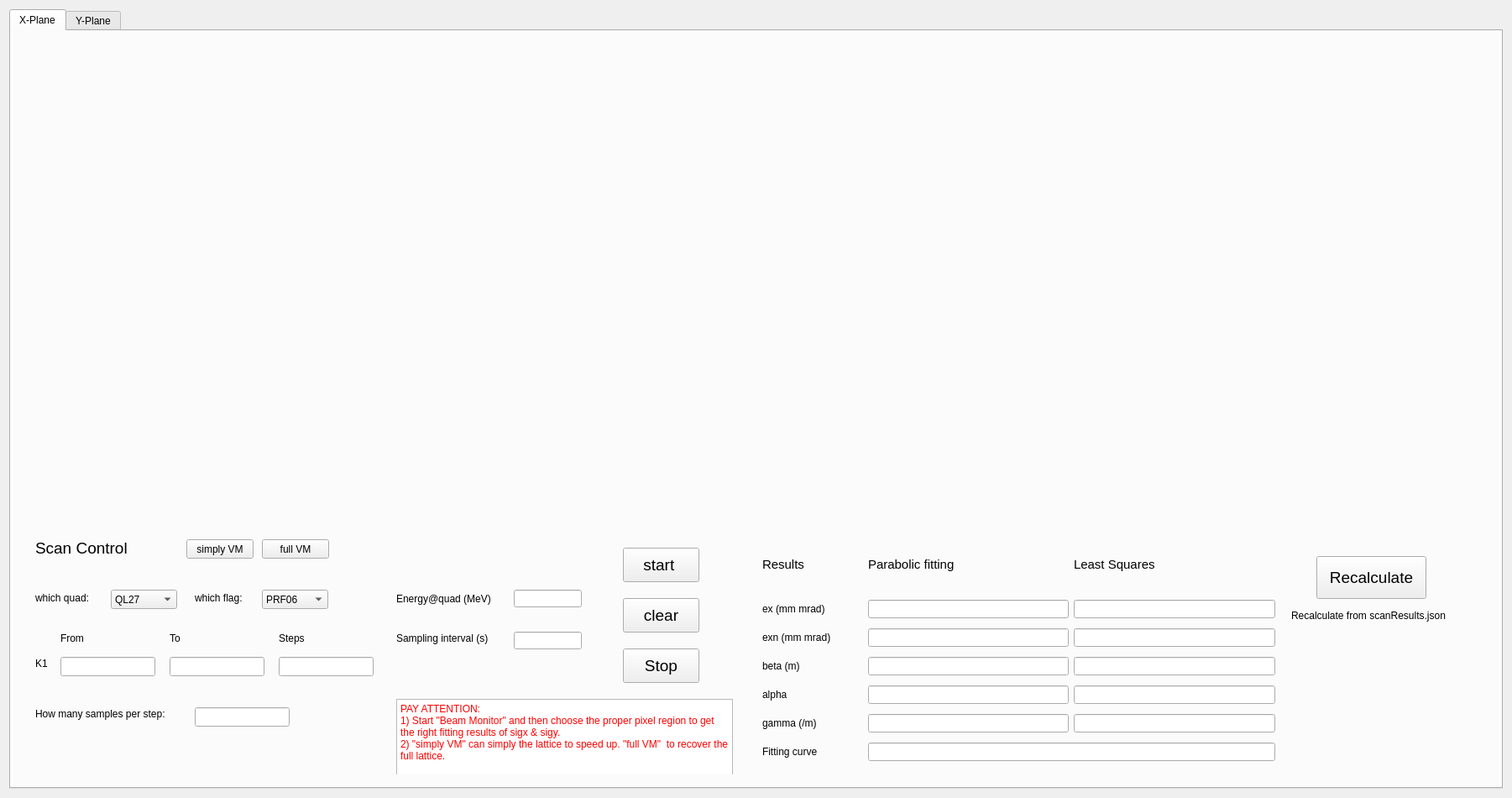
<?xml version="1.0" encoding="UTF-8"?>
<ui version="4.0">
 <class>Form</class>
 <widget class="QWidget" name="Form">
  <property name="geometry">
   <rect>
    <x>0</x>
    <y>0</y>
    <width>1801</width>
    <height>950</height>
   </rect>
  </property>
  <property name="windowTitle">
   <string>Emittance &amp; Twiss measurement</string>
  </property>
  <layout class="QVBoxLayout" name="verticalLayout">
   <item>
    <widget class="QTabWidget" name="tabWidget">
     <property name="currentIndex">
      <number>0</number>
     </property>
     <widget class="QWidget" name="X_Plane">
      <attribute name="title">
       <string>X-Plane</string>
      </attribute>
      <layout class="QGridLayout" name="gridLayout">
       <item row="0" column="0">
        <layout class="QGridLayout" name="gridLayout_2" rowstretch="2,1" columnstretch="2,2,0">
         <property name="rightMargin">
          <number>6</number>
         </property>
         <property name="bottomMargin">
          <number>6</number>
         </property>
         <item row="1" column="0">
          <widget class="QWidget" name="widget_4" native="true">
           <widget class="QLabel" name="label_12">
            <property name="geometry">
             <rect>
              <x>180</x>
              <y>120</y>
              <width>91</width>
              <height>16</height>
             </rect>
            </property>
            <property name="text">
             <string>To</string>
            </property>
           </widget>
           <widget class="QLabel" name="label_20">
            <property name="geometry">
             <rect>
              <x>20</x>
              <y>150</y>
              <width>41</width>
              <height>16</height>
             </rect>
            </property>
            <property name="text">
             <string>K1</string>
            </property>
           </widget>
           <widget class="QLabel" name="label_10">
            <property name="geometry">
             <rect>
              <x>20</x>
              <y>70</y>
              <width>91</width>
              <height>20</height>
             </rect>
            </property>
            <property name="text">
             <string>which quad:</string>
            </property>
           </widget>
           <widget class="QLabel" name="label_14">
            <property name="geometry">
             <rect>
              <x>20</x>
              <y>210</y>
              <width>191</width>
              <height>16</height>
             </rect>
            </property>
            <property name="text">
             <string>How many samples per step:</string>
            </property>
           </widget>
           <widget class="QLabel" name="label_11">
            <property name="geometry">
             <rect>
              <x>50</x>
              <y>120</y>
              <width>91</width>
              <height>16</height>
             </rect>
            </property>
            <property name="text">
             <string>From</string>
            </property>
           </widget>
           <widget class="QLineEdit" name="lineEdit_10">
            <property name="geometry">
             <rect>
              <x>210</x>
              <y>210</y>
              <width>113</width>
              <height>23</height>
             </rect>
            </property>
            <property name="text">
             <string/>
            </property>
           </widget>
           <widget class="QLineEdit" name="lineEdit_9">
            <property name="geometry">
             <rect>
              <x>310</x>
              <y>150</y>
              <width>113</width>
              <height>23</height>
             </rect>
            </property>
            <property name="text">
             <string/>
            </property>
           </widget>
           <widget class="QComboBox" name="comboBox">
            <property name="geometry">
             <rect>
              <x>110</x>
              <y>70</y>
              <width>79</width>
              <height>23</height>
             </rect>
            </property>
            <item>
             <property name="text">
              <string>QL27</string>
             </property>
            </item>
            <item>
             <property name="text">
              <string>QT01</string>
             </property>
            </item>
            <item>
             <property name="text">
              <string>QT02</string>
             </property>
            </item>
            <item>
             <property name="text">
              <string>QL15</string>
             </property>
            </item>
            <item>
             <property name="text">
              <string>QL16</string>
             </property>
            </item>
           </widget>
           <widget class="QLabel" name="label_13">
            <property name="geometry">
             <rect>
              <x>310</x>
              <y>120</y>
              <width>91</width>
              <height>16</height>
             </rect>
            </property>
            <property name="text">
             <string>Steps</string>
            </property>
           </widget>
           <widget class="QLineEdit" name="lineEdit_8">
            <property name="geometry">
             <rect>
              <x>180</x>
              <y>150</y>
              <width>113</width>
              <height>23</height>
             </rect>
            </property>
            <property name="text">
             <string/>
            </property>
           </widget>
           <widget class="QLabel" name="label_9">
            <property name="geometry">
             <rect>
              <x>20</x>
              <y>10</y>
              <width>141</width>
              <height>21</height>
             </rect>
            </property>
            <property name="font">
             <font>
              <pointsize>14</pointsize>
             </font>
            </property>
            <property name="text">
             <string>Scan Control</string>
            </property>
           </widget>
           <widget class="QLineEdit" name="lineEdit_7">
            <property name="geometry">
             <rect>
              <x>50</x>
              <y>150</y>
              <width>113</width>
              <height>23</height>
             </rect>
            </property>
           </widget>
           <widget class="QPushButton" name="pushButton">
            <property name="geometry">
             <rect>
              <x>720</x>
              <y>20</y>
              <width>91</width>
              <height>41</height>
             </rect>
            </property>
            <property name="font">
             <font>
              <pointsize>14</pointsize>
             </font>
            </property>
            <property name="text">
             <string>start </string>
            </property>
           </widget>
           <widget class="QLabel" name="label_45">
            <property name="geometry">
             <rect>
              <x>210</x>
              <y>70</y>
              <width>91</width>
              <height>20</height>
             </rect>
            </property>
            <property name="text">
             <string>which flag:</string>
            </property>
           </widget>
           <widget class="QComboBox" name="comboBox_4">
            <property name="geometry">
             <rect>
              <x>290</x>
              <y>70</y>
              <width>79</width>
              <height>23</height>
             </rect>
            </property>
            <item>
             <property name="text">
              <string>PRF06</string>
             </property>
            </item>
            <item>
             <property name="text">
              <string>PRF07</string>
             </property>
            </item>
            <item>
             <property name="text">
              <string>PRF08</string>
             </property>
            </item>
            <item>
             <property name="text">
              <string>PRF04</string>
             </property>
            </item>
           </widget>
           <widget class="QLabel" name="label_22">
            <property name="geometry">
             <rect>
              <x>450</x>
              <y>70</y>
              <width>131</width>
              <height>21</height>
             </rect>
            </property>
            <property name="text">
             <string>Energy@quad (MeV)</string>
            </property>
           </widget>
           <widget class="QLineEdit" name="lineEdit_2">
            <property name="geometry">
             <rect>
              <x>590</x>
              <y>70</y>
              <width>81</width>
              <height>21</height>
             </rect>
            </property>
           </widget>
           <widget class="QLabel" name="label_32">
            <property name="geometry">
             <rect>
              <x>450</x>
              <y>120</y>
              <width>151</width>
              <height>16</height>
             </rect>
            </property>
            <property name="text">
             <string>Sampling interval (s)</string>
            </property>
           </widget>
           <widget class="QLineEdit" name="lineEdit_24">
            <property name="geometry">
             <rect>
              <x>590</x>
              <y>120</y>
              <width>81</width>
              <height>21</height>
             </rect>
            </property>
           </widget>
           <widget class="QTextEdit" name="textEdit">
            <property name="geometry">
             <rect>
              <x>450</x>
              <y>200</y>
              <width>401</width>
              <height>91</height>
             </rect>
            </property>
            <property name="html">
             <string>&lt;!DOCTYPE HTML PUBLIC &quot;-//W3C//DTD HTML 4.0//EN&quot; &quot;http://www.w3.org/TR/REC-html40/strict.dtd&quot;&gt;
&lt;html&gt;&lt;head&gt;&lt;meta name=&quot;qrichtext&quot; content=&quot;1&quot; /&gt;&lt;style type=&quot;text/css&quot;&gt;
p, li { white-space: pre-wrap; }
&lt;/style&gt;&lt;/head&gt;&lt;body style=&quot; font-family:'Sans Serif'; font-size:9pt; font-weight:400; font-style:normal;&quot;&gt;
&lt;p style=&quot; margin-top:0px; margin-bottom:0px; margin-left:0px; margin-right:0px; -qt-block-indent:0; text-indent:0px;&quot;&gt;&lt;span style=&quot; color:#ff0000;&quot;&gt;PAY ATTENTION:&lt;/span&gt;&lt;/p&gt;
&lt;p style=&quot; margin-top:0px; margin-bottom:0px; margin-left:0px; margin-right:0px; -qt-block-indent:0; text-indent:0px;&quot;&gt;&lt;span style=&quot; color:#ff0000;&quot;&gt;1) Start &amp;quot;Beam Monitor&amp;quot; and then choose the proper pixel region to get the right fitting results of sigx &amp;amp; sigy.&lt;/span&gt;&lt;/p&gt;
&lt;p style=&quot; margin-top:0px; margin-bottom:0px; margin-left:0px; margin-right:0px; -qt-block-indent:0; text-indent:0px;&quot;&gt;&lt;span style=&quot; color:#ff0000;&quot;&gt;2) &amp;quot;simply VM&amp;quot; can simply the lattice to speed up. &amp;quot;full VM&amp;quot;  to recover the full lattice.&lt;/span&gt;&lt;/p&gt;&lt;/body&gt;&lt;/html&gt;</string>
            </property>
           </widget>
           <widget class="QPushButton" name="pushButton_3">
            <property name="geometry">
             <rect>
              <x>720</x>
              <y>80</y>
              <width>91</width>
              <height>41</height>
             </rect>
            </property>
            <property name="font">
             <font>
              <pointsize>14</pointsize>
             </font>
            </property>
            <property name="text">
             <string>clear</string>
            </property>
           </widget>
           <widget class="QPushButton" name="pushButton_5">
            <property name="geometry">
             <rect>
              <x>720</x>
              <y>140</y>
              <width>91</width>
              <height>41</height>
             </rect>
            </property>
            <property name="font">
             <font>
              <pointsize>14</pointsize>
             </font>
            </property>
            <property name="text">
             <string>Stop</string>
            </property>
           </widget>
           <widget class="QPushButton" name="pushButton_6">
            <property name="geometry">
             <rect>
              <x>200</x>
              <y>10</y>
              <width>80</width>
              <height>23</height>
             </rect>
            </property>
            <property name="text">
             <string>simply VM</string>
            </property>
           </widget>
           <widget class="QPushButton" name="pushButton_7">
            <property name="geometry">
             <rect>
              <x>290</x>
              <y>10</y>
              <width>80</width>
              <height>23</height>
             </rect>
            </property>
            <property name="text">
             <string>full VM</string>
            </property>
           </widget>
          </widget>
         </item>
         <item row="0" column="0">
          <widget class="MplWidget" name="widget" native="true"/>
         </item>
         <item row="0" column="1">
          <widget class="MplWidget" name="widget_2" native="true"/>
         </item>
         <item row="1" column="1">
          <widget class="QWidget" name="widget_5" native="true">
           <widget class="QWidget" name="layoutWidget">
            <property name="geometry">
             <rect>
              <x>10</x>
              <y>10</y>
              <width>611</width>
              <height>269</height>
             </rect>
            </property>
            <layout class="QGridLayout" name="gridLayout_3" columnstretch="1,2,2">
             <property name="bottomMargin">
              <number>5</number>
             </property>
             <property name="verticalSpacing">
              <number>12</number>
             </property>
             <item row="3" column="1">
              <widget class="QLineEdit" name="lineEdit_12"/>
             </item>
             <item row="5" column="1">
              <widget class="QLineEdit" name="lineEdit_14"/>
             </item>
             <item row="1" column="0">
              <widget class="QLabel" name="label_16">
               <property name="text">
                <string>ex (mm mrad)</string>
               </property>
              </widget>
             </item>
             <item row="3" column="0">
              <widget class="QLabel" name="label_17">
               <property name="text">
                <string>beta (m)</string>
               </property>
              </widget>
             </item>
             <item row="4" column="0">
              <widget class="QLabel" name="label_18">
               <property name="text">
                <string>alpha </string>
               </property>
              </widget>
             </item>
             <item row="0" column="0">
              <widget class="QLabel" name="label_15">
               <property name="font">
                <font>
                 <pointsize>11</pointsize>
                </font>
               </property>
               <property name="text">
                <string>Results</string>
               </property>
              </widget>
             </item>
             <item row="2" column="0">
              <widget class="QLabel" name="label_21">
               <property name="text">
                <string>exn (mm mrad)</string>
               </property>
              </widget>
             </item>
             <item row="5" column="0">
              <widget class="QLabel" name="label_19">
               <property name="text">
                <string>gamma (/m)</string>
               </property>
              </widget>
             </item>
             <item row="2" column="1">
              <widget class="QLineEdit" name="lineEdit_15"/>
             </item>
             <item row="6" column="0">
              <widget class="QLabel" name="label_23">
               <property name="text">
                <string>Fitting curve</string>
               </property>
              </widget>
             </item>
             <item row="1" column="1">
              <widget class="QLineEdit" name="lineEdit_11"/>
             </item>
             <item row="4" column="1">
              <widget class="QLineEdit" name="lineEdit_13"/>
             </item>
             <item row="1" column="2">
              <widget class="QLineEdit" name="lineEdit_4"/>
             </item>
             <item row="2" column="2">
              <widget class="QLineEdit" name="lineEdit_5"/>
             </item>
             <item row="3" column="2">
              <widget class="QLineEdit" name="lineEdit_20"/>
             </item>
             <item row="4" column="2">
              <widget class="QLineEdit" name="lineEdit_19"/>
             </item>
             <item row="5" column="2">
              <widget class="QLineEdit" name="lineEdit_18"/>
             </item>
             <item row="0" column="1">
              <widget class="QLabel" name="label">
               <property name="font">
                <font>
                 <pointsize>11</pointsize>
                </font>
               </property>
               <property name="text">
                <string>Parabolic fitting</string>
               </property>
              </widget>
             </item>
             <item row="0" column="2">
              <widget class="QLabel" name="label_2">
               <property name="font">
                <font>
                 <pointsize>11</pointsize>
                </font>
               </property>
               <property name="text">
                <string>Least Squares</string>
               </property>
              </widget>
             </item>
             <item row="6" column="1" colspan="2">
              <widget class="QLineEdit" name="lineEdit_16">
               <property name="text">
                <string/>
               </property>
              </widget>
             </item>
            </layout>
           </widget>
           <widget class="QPushButton" name="pushButton_2">
            <property name="geometry">
             <rect>
              <x>670</x>
              <y>30</y>
              <width>131</width>
              <height>51</height>
             </rect>
            </property>
            <property name="font">
             <font>
              <pointsize>14</pointsize>
             </font>
            </property>
            <property name="text">
             <string>Recalculate</string>
            </property>
           </widget>
           <widget class="QLabel" name="label_3">
            <property name="geometry">
             <rect>
              <x>640</x>
              <y>80</y>
              <width>221</width>
              <height>41</height>
             </rect>
            </property>
            <property name="text">
             <string>Recalculate from scanResults.json</string>
            </property>
           </widget>
          </widget>
         </item>
         <item row="0" column="2">
          <widget class="QWidget" name="widget_3" native="true"/>
         </item>
         <item row="1" column="2">
          <widget class="QWidget" name="widget_6" native="true"/>
         </item>
        </layout>
       </item>
      </layout>
     </widget>
     <widget class="QWidget" name="tab_2">
      <attribute name="title">
       <string>Y-Plane</string>
      </attribute>
      <widget class="QWidget" name="layoutWidget_2">
       <property name="geometry">
        <rect>
         <x>0</x>
         <y>0</y>
         <width>1751</width>
         <height>851</height>
        </rect>
       </property>
       <layout class="QGridLayout" name="gridLayout_4" rowstretch="2,1" columnstretch="2,2,0">
        <property name="rightMargin">
         <number>6</number>
        </property>
        <property name="bottomMargin">
         <number>6</number>
        </property>
        <item row="0" column="0">
         <widget class="MplWidget" name="widget_8" native="true"/>
        </item>
        <item row="0" column="1">
         <widget class="MplWidget" name="widget_9" native="true"/>
        </item>
        <item row="0" column="2">
         <widget class="QWidget" name="widget_11" native="true"/>
        </item>
        <item row="1" column="2">
         <widget class="QWidget" name="widget_12" native="true"/>
        </item>
        <item row="1" column="1">
         <widget class="QWidget" name="widget_10" native="true">
          <widget class="QWidget" name="widget_7" native="true">
           <property name="geometry">
            <rect>
             <x>10</x>
             <y>10</y>
             <width>866</width>
             <height>279</height>
            </rect>
           </property>
           <widget class="QWidget" name="layoutWidget_4">
            <property name="geometry">
             <rect>
              <x>0</x>
              <y>0</y>
              <width>771</width>
              <height>269</height>
             </rect>
            </property>
            <layout class="QGridLayout" name="gridLayout_6" columnstretch="1,2,2">
             <property name="bottomMargin">
              <number>5</number>
             </property>
             <property name="verticalSpacing">
              <number>12</number>
             </property>
             <item row="3" column="1">
              <widget class="QLineEdit" name="lineEdit_35"/>
             </item>
             <item row="5" column="1">
              <widget class="QLineEdit" name="lineEdit_36"/>
             </item>
             <item row="1" column="0">
              <widget class="QLabel" name="label_39">
               <property name="text">
                <string>ey (mm mrad)</string>
               </property>
              </widget>
             </item>
             <item row="3" column="0">
              <widget class="QLabel" name="label_40">
               <property name="text">
                <string>beta (m)</string>
               </property>
              </widget>
             </item>
             <item row="4" column="0">
              <widget class="QLabel" name="label_41">
               <property name="text">
                <string>alpha </string>
               </property>
              </widget>
             </item>
             <item row="6" column="1">
              <widget class="QLineEdit" name="lineEdit_37">
               <property name="text">
                <string/>
               </property>
              </widget>
             </item>
             <item row="0" column="0">
              <widget class="QLabel" name="label_42">
               <property name="font">
                <font>
                 <pointsize>11</pointsize>
                </font>
               </property>
               <property name="text">
                <string>Results</string>
               </property>
              </widget>
             </item>
             <item row="2" column="0">
              <widget class="QLabel" name="label_43">
               <property name="text">
                <string>eyn (mm mrad)</string>
               </property>
              </widget>
             </item>
             <item row="5" column="0">
              <widget class="QLabel" name="label_44">
               <property name="text">
                <string>gamma (/m)</string>
               </property>
              </widget>
             </item>
             <item row="2" column="1">
              <widget class="QLineEdit" name="lineEdit_38"/>
             </item>
             <item row="6" column="0">
              <widget class="QLabel" name="label_47">
               <property name="text">
                <string>Fitting curve</string>
               </property>
              </widget>
             </item>
             <item row="1" column="1">
              <widget class="QLineEdit" name="lineEdit_39"/>
             </item>
             <item row="4" column="1">
              <widget class="QLineEdit" name="lineEdit_40"/>
             </item>
             <item row="1" column="2">
              <widget class="QLineEdit" name="lineEdit_41"/>
             </item>
             <item row="2" column="2">
              <widget class="QLineEdit" name="lineEdit_42"/>
             </item>
             <item row="3" column="2">
              <widget class="QLineEdit" name="lineEdit_43"/>
             </item>
             <item row="4" column="2">
              <widget class="QLineEdit" name="lineEdit_44"/>
             </item>
             <item row="5" column="2">
              <widget class="QLineEdit" name="lineEdit_45"/>
             </item>
             <item row="0" column="1">
              <widget class="QLabel" name="label_5">
               <property name="font">
                <font>
                 <pointsize>11</pointsize>
                </font>
               </property>
               <property name="text">
                <string>Parabolic fitting</string>
               </property>
              </widget>
             </item>
             <item row="0" column="2">
              <widget class="QLabel" name="label_6">
               <property name="font">
                <font>
                 <pointsize>11</pointsize>
                </font>
               </property>
               <property name="text">
                <string>Least Squares</string>
               </property>
              </widget>
             </item>
            </layout>
           </widget>
          </widget>
         </widget>
        </item>
        <item row="1" column="0">
         <widget class="QWidget" name="widget_13" native="true">
          <widget class="QComboBox" name="comboBox_2">
           <property name="geometry">
            <rect>
             <x>40</x>
             <y>70</y>
             <width>79</width>
             <height>23</height>
            </rect>
           </property>
           <item>
            <property name="text">
             <string>CQ1</string>
            </property>
           </item>
           <item>
            <property name="text">
             <string>CQ2</string>
            </property>
           </item>
           <item>
            <property name="text">
             <string>CQ3</string>
            </property>
           </item>
           <item>
            <property name="text">
             <string>CQ4</string>
            </property>
           </item>
           <item>
            <property name="text">
             <string>MQ1</string>
            </property>
           </item>
           <item>
            <property name="text">
             <string>MQ2</string>
            </property>
           </item>
          </widget>
          <widget class="QComboBox" name="comboBox_3">
           <property name="geometry">
            <rect>
             <x>350</x>
             <y>70</y>
             <width>79</width>
             <height>23</height>
            </rect>
           </property>
           <item>
            <property name="text">
             <string>CQ1</string>
            </property>
           </item>
           <item>
            <property name="text">
             <string>CQ2</string>
            </property>
           </item>
           <item>
            <property name="text">
             <string>CQ3</string>
            </property>
           </item>
           <item>
            <property name="text">
             <string>CQ4</string>
            </property>
           </item>
           <item>
            <property name="text">
             <string>MQ1</string>
            </property>
           </item>
           <item>
            <property name="text">
             <string>MQ2</string>
            </property>
           </item>
          </widget>
          <widget class="QLabel" name="label_4">
           <property name="geometry">
            <rect>
             <x>40</x>
             <y>50</y>
             <width>57</width>
             <height>15</height>
            </rect>
           </property>
           <property name="text">
            <string>Twiss at</string>
           </property>
          </widget>
          <widget class="QLabel" name="label_7">
           <property name="geometry">
            <rect>
             <x>350</x>
             <y>40</y>
             <width>101</width>
             <height>20</height>
            </rect>
           </property>
           <property name="text">
            <string>To get twiss at</string>
           </property>
          </widget>
          <widget class="QWidget" name="gridLayoutWidget">
           <property name="geometry">
            <rect>
             <x>40</x>
             <y>110</y>
             <width>251</width>
             <height>151</height>
            </rect>
           </property>
           <layout class="QGridLayout" name="gridLayout_5">
            <item row="2" column="0">
             <widget class="QLabel" name="label_49">
              <property name="text">
               <string>gamma (/m)</string>
              </property>
             </widget>
            </item>
            <item row="0" column="0">
             <widget class="QLabel" name="label_48">
              <property name="text">
               <string>beta (m)</string>
              </property>
             </widget>
            </item>
            <item row="1" column="0">
             <widget class="QLabel" name="label_46">
              <property name="text">
               <string>alpha </string>
              </property>
             </widget>
            </item>
            <item row="0" column="1">
             <widget class="QLineEdit" name="lineEdit"/>
            </item>
            <item row="1" column="1">
             <widget class="QLineEdit" name="lineEdit_3"/>
            </item>
            <item row="2" column="1">
             <widget class="QLineEdit" name="lineEdit_6"/>
            </item>
           </layout>
          </widget>
          <widget class="QWidget" name="gridLayoutWidget_2">
           <property name="geometry">
            <rect>
             <x>350</x>
             <y>110</y>
             <width>251</width>
             <height>151</height>
            </rect>
           </property>
           <layout class="QGridLayout" name="gridLayout_7">
            <item row="2" column="0">
             <widget class="QLabel" name="label_50">
              <property name="text">
               <string>gamma (/m)</string>
              </property>
             </widget>
            </item>
            <item row="0" column="0">
             <widget class="QLabel" name="label_51">
              <property name="text">
               <string>beta (m)</string>
              </property>
             </widget>
            </item>
            <item row="1" column="0">
             <widget class="QLabel" name="label_52">
              <property name="text">
               <string>alpha </string>
              </property>
             </widget>
            </item>
            <item row="0" column="1">
             <widget class="QLineEdit" name="lineEdit_17"/>
            </item>
            <item row="1" column="1">
             <widget class="QLineEdit" name="lineEdit_21"/>
            </item>
            <item row="2" column="1">
             <widget class="QLineEdit" name="lineEdit_22"/>
            </item>
           </layout>
          </widget>
          <widget class="QRadioButton" name="radioButton">
           <property name="geometry">
            <rect>
             <x>670</x>
             <y>30</y>
             <width>99</width>
             <height>21</height>
            </rect>
           </property>
           <property name="text">
            <string>inverse?</string>
           </property>
          </widget>
          <widget class="QRadioButton" name="radioButton_2">
           <property name="geometry">
            <rect>
             <x>670</x>
             <y>60</y>
             <width>99</width>
             <height>21</height>
            </rect>
           </property>
           <property name="text">
            <string>Y-Plane</string>
           </property>
          </widget>
          <widget class="QPushButton" name="pushButton_4">
           <property name="geometry">
            <rect>
             <x>670</x>
             <y>100</y>
             <width>101</width>
             <height>31</height>
            </rect>
           </property>
           <property name="font">
            <font>
             <pointsize>12</pointsize>
            </font>
           </property>
           <property name="text">
            <string>Calculate</string>
           </property>
          </widget>
          <widget class="QLabel" name="label_8">
           <property name="geometry">
            <rect>
             <x>10</x>
             <y>20</y>
             <width>291</width>
             <height>21</height>
            </rect>
           </property>
           <property name="font">
            <font>
             <pointsize>11</pointsize>
            </font>
           </property>
           <property name="text">
            <string>Twiss-i =&gt; twiss-j calculation:</string>
           </property>
          </widget>
         </widget>
        </item>
       </layout>
      </widget>
     </widget>
    </widget>
   </item>
  </layout>
 </widget>
 <customwidgets>
  <customwidget>
   <class>MplWidget</class>
   <extends>QWidget</extends>
   <header>mplwidget.h</header>
   <container>1</container>
  </customwidget>
 </customwidgets>
 <resources/>
 <connections/>
</ui>
